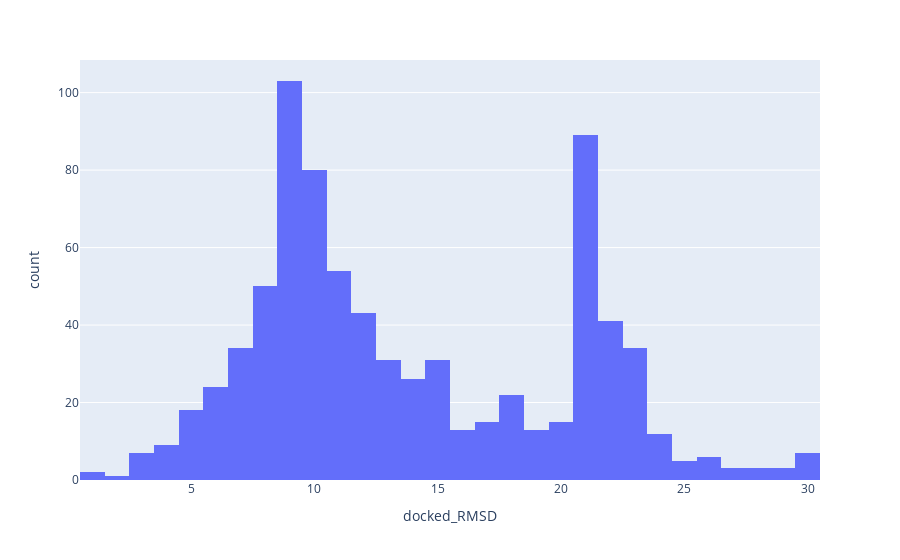

The notebook cell saved with this chart:
### Markdown cell above
# load mers_resolution

### Code cell
px.histogram(rmsd_only.groupby('SARS_ligand').count(), x='docked_RMSD')

### Figure 1 — Plotly figure (JSON) as saved in the notebook; plotly's stock layout.template omitted (floating-point values rounded to 4 significant figures; data arrays with more than 128 entries replaced by an {"elided": "..."} marker saying what was removed)
{"data": [{"alignmentgroup": "True", "bingroup": "x", "hovertemplate": "docked_RMSD=%{x}<br>count=%{y}<extra></extra>", "legendgroup": "", "marker": {"color": "#636efa", "pattern": {"shape": ""}}, "name": "", "offsetgroup": "", "orientation": "v", "showlegend": false, "type": "histogram", "x": {"elided": "794 int values"}, "xaxis": "x", "yaxis": "y"}], "layout": {"barmode": "relative", "legend": {"tracegroupgap": 0}, "margin": {"t": 60}, "xaxis": {"anchor": "y", "domain": [0, 1], "title": {"text": "docked_RMSD"}}, "yaxis": {"anchor": "x", "domain": [0, 1], "title": {"text": "count"}}}}
